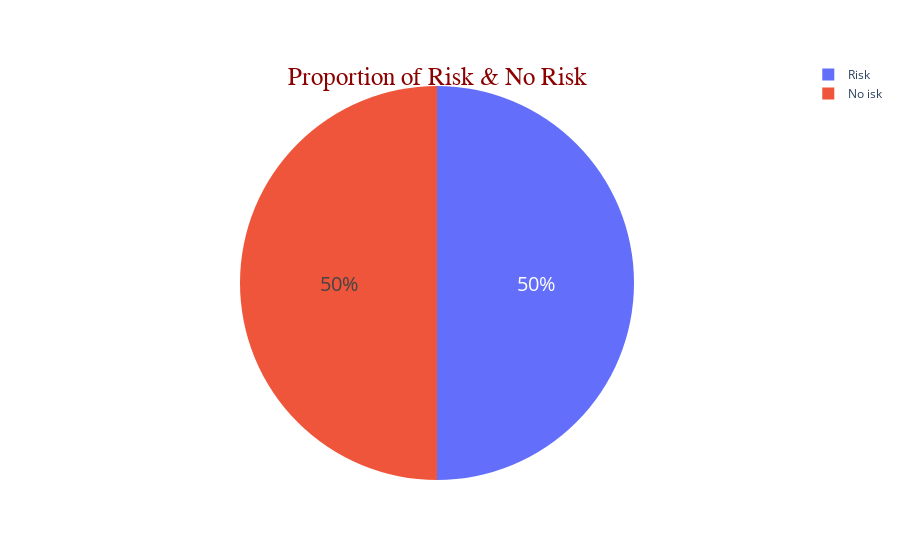

The notebook cell this image was saved under:
### Code cell
import plotly.express as px

num_pos = len(train_data["credit_card_default"]==1) 
num_neg = len(train_data["credit_card_default"]==0) 

arr_of_numbers1 = [num_pos, num_neg]
labels1 = ["Risk", "No Risk"] 

fig2 = px.pie(labels, values=arr_of_numbers1, names = labels1)  

fig2.update_traces(title = 'Proportion of Risk & No Risk',
                   title_font = dict(size=25,family='Verdana', 
                                     color='darkred'),
                   hoverinfo='label+percent',
                   textinfo='percent', textfont_size=20)

fig2.show()

### Figure 1 — Plotly figure (JSON) as saved in the notebook; plotly's stock layout.template omitted (floating-point values rounded to 4 significant figures)
{"data": [{"domain": {"x": [0, 1], "y": [0, 1]}, "hoverinfo": "label+percent", "hovertemplate": "label=%{label}<br>value=%{value}<extra></extra>", "labels": ["Risk", "No isk"], "legendgroup": "", "name": "", "showlegend": true, "textfont": {"size": 20}, "textinfo": "percent", "title": {"font": {"color": "darkred", "family": "Verdana", "size": 25}, "text": "Proportion of Risk & No Risk"}, "type": "pie", "values": [45528, 45528]}], "layout": {"legend": {"tracegroupgap": 0}, "margin": {"t": 60}}}
